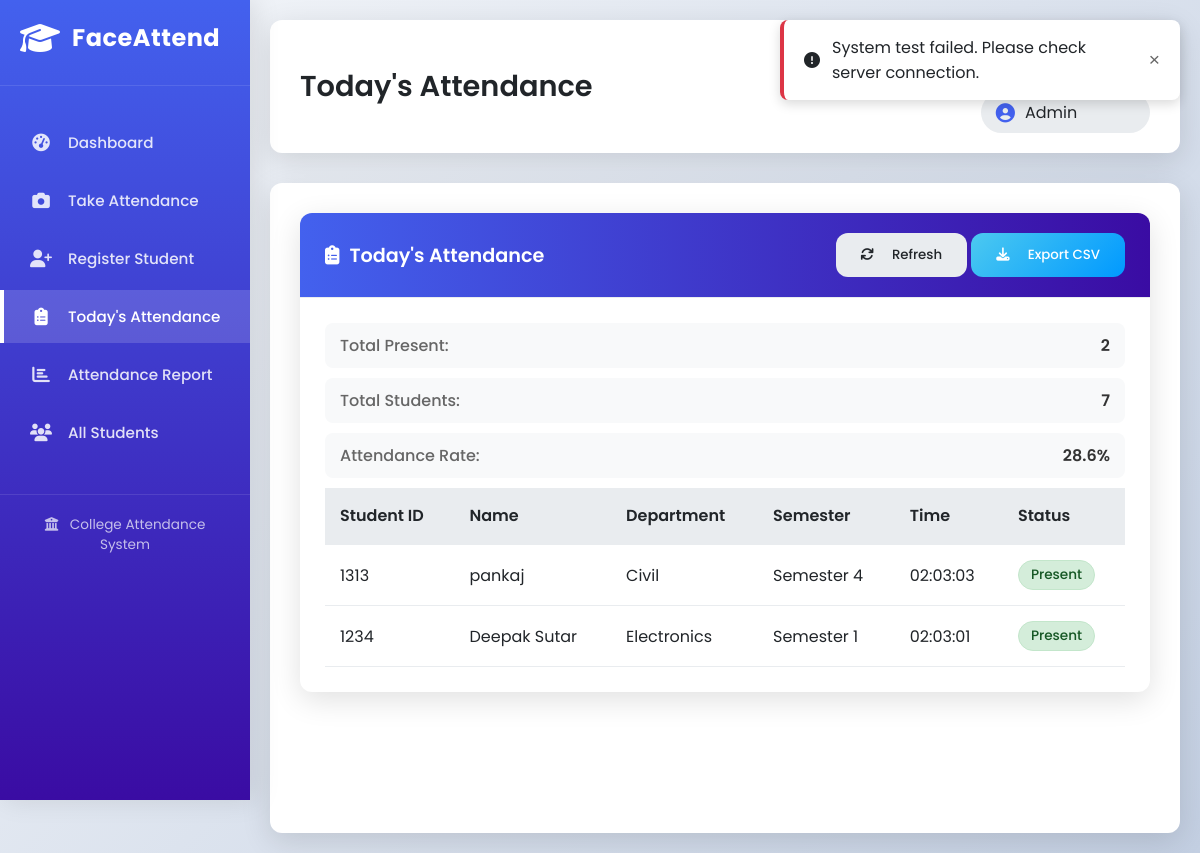
The app's page /attendance with its own data.
### tables this page shows
CREATE TABLE attendance (
        id INTEGER PRIMARY KEY AUTOINCREMENT,
        student_id TEXT NOT NULL,
        name TEXT NOT NULL,
        date DATE NOT NULL,
        time TIME NOT NULL,
        status TEXT DEFAULT 'Present',
        FOREIGN KEY (student_id) REFERENCES students (student_id)
    );

CREATE TABLE students (
        id INTEGER PRIMARY KEY AUTOINCREMENT,
        student_id TEXT UNIQUE NOT NULL,
        name TEXT NOT NULL,
        email TEXT,
        department TEXT,
        semester TEXT,
        face_encoding_path TEXT,
        registration_date TIMESTAMP DEFAULT CURRENT_TIMESTAMP
    );

### main.py (the view)
@app.get("/attendance", response_class=HTMLResponse)
async def attendance_page(request: Request):
    today_attendance = get_today_attendance()
    return templates.TemplateResponse("index.html", {
        "request": request,
        "page": "attendance",
        "page_title": "Today's Attendance",
        "attendance": today_attendance
    })

### templates/index.html (shortened to what this page needs)
<!DOCTYPE html>
<html lang="en">
<head>
    <link rel="stylesheet" href="/static/style.css">
    <link rel="stylesheet" href="https://cdnjs.cloudflare.com/ajax/libs/font-awesome/6.4.0/css/all.min.css">
</head>
<body>
    <div class="container">
        <nav class="sidebar">
            <div class="logo">
                <i class="fas fa-graduation-cap"></i>
                <h2>FaceAttend</h2>
            </div>
            <ul class="nav-links">
                <li>
                    <a href="/dashboard" class="{{ 'active' if page == 'dashboard' else '' }}">
                        <i class="fas fa-tachometer-alt"></i>
                        <span>Dashboard</span>
                    </a>
                </li>
                <li>
                    <a href="/recognize" class="{{ 'active' if page == 'recognize' else '' }}">
                        <i class="fas fa-camera"></i>
                        <span>Take Attendance</span>
                    </a>
                </li>
                <li>
                    <a href="/register" class="{{ 'active' if page == 'register' else '' }}">
                        <i class="fas fa-user-plus"></i>
                        <span>Register Student</span>
                    </a>
                </li>
                <li>
                    <a href="/attendance" class="{{ 'active' if page == 'attendance' else '' }}">
                        <i class="fas fa-clipboard-list"></i>
                        <span>Today's Attendance</span>
                    </a>
                </li>
                <li>
                    <a href="/report" class="{{ 'active' if page == 'report' else '' }}">
                        <i class="fas fa-chart-bar"></i>
                        <span>Attendance Report</span>
                    </a>
                </li>
                <li>
                    <a href="/students" class="{{ 'active' if page == 'students' else '' }}">
                        <i class="fas fa-users"></i>
                        <span>All Students</span>
                    </a>
                </li>
            </ul>
            <div class="footer-info">
                <p><i class="fas fa-university"></i> College Attendance System</p>
            </div>
        </nav>
        <main class="main-content">
            <header class="top-bar">
                <div class="header-title">
                    <h1>{{ page_title if page_title else page|title }}</h1>
                </div>
                <div class="header-actions">
                    <div class="date-time">
                        <span id="current-date"></span>
                        <span id="current-time"></span>
                    </div>
                    <div class="user-profile">
                        <i class="fas fa-user-circle"></i>
                        <span>Admin</span>
                    </div>
                </div>
            </header>
            <div class="content-area">
                {% if page == 'dashboard' %}
                <div class="dashboard">
                    <div class="stats-cards">
                        <div class="stat-card total-students">
                            <div class="stat-icon">
                                <i class="fas fa-users"></i>
                            </div>
                            <div class="stat-info">
                                <h3>Total Students</h3>
                                <h2>{{ total_students }}</h2>
                            </div>
                        </div>
                        <div class="stat-card present-today">
                            <div class="stat-icon">
                                <i class="fas fa-user-check"></i>
                            </div>
                            <div class="stat-info">
                                <h3>Present Today</h3>
                                <h2>{{ present_today }}</h2>
                            </div>
                        </div>
                        <div class="stat-card absent-today">
                            <div class="stat-icon">
                                <i class="fas fa-user-times"></i>
                            </div>
                            <div class="stat-info">
                                <h3>Absent Today</h3>
                                <h2>{{ total_students - present_today }}</h2>
                            </div>
                        </div>
                        <div class="stat-card recognition">
                            <div class="stat-icon">
                                <i class="fas fa-camera"></i>
                            </div>
                            <div class="stat-info">
                                <h3>Recognition Status</h3>
                                <h2 class="status-active">Active</h2>
                            </div>
                        </div>
                    </div>
                    <div class="dashboard-grid">
                        <div class="card recent-attendance">
                            <div class="card-header">
                                <h3><i class="fas fa-history"></i> Recent Attendance</h3>
                                <a href="/attendance" class="view-all">View All</a>
                            </div>
                            <div class="card-body">
                                {% if today_attendance %}
                                <div class="table-container">
                                    <table>
                                        <thead>
                                            <tr>
                                                <th>Student ID</th>
                                                <th>Name</th>
                                                <th>Time</th>
                                                <th>Status</th>
                                            </tr>
                                        </thead>
                                        <tbody>
                                            {% for record in today_attendance[:5] %}
                                            <tr>
                                                <td>{{ record['student_id'] }}</td>
                                                <td>{{ record['name'] }}</td>
                                                <td>{{ record['time'] }}</td>
                                                <td><span class="status-badge status-present">Present</span></td>
                                            </tr>
                                            {% endfor %}
                                        </tbody>
                                    </table>
                                </div>
                                {% else %}
                                <div class="no-data">
                                    <i class="fas fa-clipboard-list fa-2x"></i>
                                    <p>No attendance recorded today</p>
                                </div>
                                {% endif %}
                            </div>
                        </div>
                        <div class="card quick-actions">
                            <div class="card-header">
                                <h3><i class="fas fa-bolt"></i> Quick Actions</h3>
                            </div>
                            <div class="card-body">
                                <div class="action-buttons">
                                    <a href="/recognize" class="action-btn take-attendance">
                                        <i class="fas fa-camera"></i>
                                        <span>Take Attendance</span>
                                    </a>
                                    <a href="/register" class="action-btn register-student">
                                        <i class="fas fa-user-plus"></i>
                                        <span>Register Student</span>
                                    </a>
                                    <a href="/report" class="action-btn generate-report">
                                        <i class="fas fa-chart-bar"></i>
                                        <span>Generate Report</span>
                                    </a>
                                    <button onclick="exportTodayAttendance()" class="action-btn export-data">
                                        <i class="fas fa-download"></i>
                                        <span>Export Today</span>
                                    </button>
                                </div>
                                <div class="system-info">
                                    <p><i class="fas fa-info-circle"></i> Last updated: <span id="last-updated">--:--:--</span></p>
                                </div>
                            </div>
                        </div>
                    </div>
                </div>
                {% elif page == 'attendance' %}
                <div class="attendance-section">
                    <div class="card attendance-card">
                        <div class="card-header">
                            <h3><i class="fas fa-clipboard-list"></i> Today's Attendance</h3>
                            <div class="header-actions">
                                <button onclick="refreshAttendance()" class="btn btn-secondary">
                                    <i class="fas fa-sync"></i> Refresh
                                </button>
                                <button onclick="exportTodayAttendance()" class="btn btn-success">
                                    <i class="fas fa-download"></i> Export CSV
                                </button>
                            </div>
                        </div>
                        <div class="card-body">
                            <div class="attendance-summary">
                                <div class="summary-item">
                                    <span class="summary-label">Total Present:</span>
                                    <span class="summary-value present-count">{{ attendance|length }}</span>
                                </div>
                                <div class="summary-item">
                                    <span class="summary-label">Total Students:</span>
                                    <span class="summary-value">{% set students = get_all_students() %}{{ students|length }}</span>
                                </div>
                                <div class="summary-item">
                                    <span class="summary-label">Attendance Rate:</span>
                                    <span class="summary-value">
                                        {% if students|length > 0 %}
                                            {{ "%.1f"|format((attendance|length / students|length * 100)) }}%
                                        {% else %}
                                            0%
                                        {% endif %}
                                    </span>
                                </div>
                            </div>
                            {% if attendance %}
                            <div class="table-container">
                                <table class="data-table">
                                    <thead>
                                        <tr>
                                            <th>Student ID</th>
                                            <th>Name</th>
                                            <th>Department</th>
                                            <th>Semester</th>
                                            <th>Time</th>
                                            <th>Status</th>
                                        </tr>
                                    </thead>
                                    <tbody>
                                        {% for record in attendance %}
                                        <tr>
                                            <td>{{ record['student_id'] }}</td>
                                            <td>{{ record['name'] }}</td>
                                            <td>{{ record['department'] if record['department'] else 'N/A' }}</td>
                                            <td>{{ record['semester'] if record['semester'] else 'N/A' }}</td>
                                            <td>{{ record['time'] }}</td>
                                            <td>
                                                <span class="status-badge status-present">
                                                    {{ record['status'] }}
                                                </span>
                                            </td>
                                        </tr>
                                        {% endfor %}
                                    </tbody>
                                </table>
                            </div>
                            {% endif %}
                        </div>
                    </div>
                </div>
                {% endif %}
            </div>
        </main>
    </div>
</body>
</html>

### records on screen
attendance: student_id "1313", name "pankaj", department "Civil", semester "Semester 4", time "02:03:03", status "Present"
attendance: student_id "1234", name "Deepak Sutar", department "Electronics", semester "Semester 1", time "02:03:01", status "Present"

### other values on screen
{{ page_title if page_title else page|title }} "Today's Attendance"
{{ attendance|length }} "2"
{{ students|length }} "7"
{{ "%.1f"|format((attendance|length / students|length * 100)) }} "28.6"
